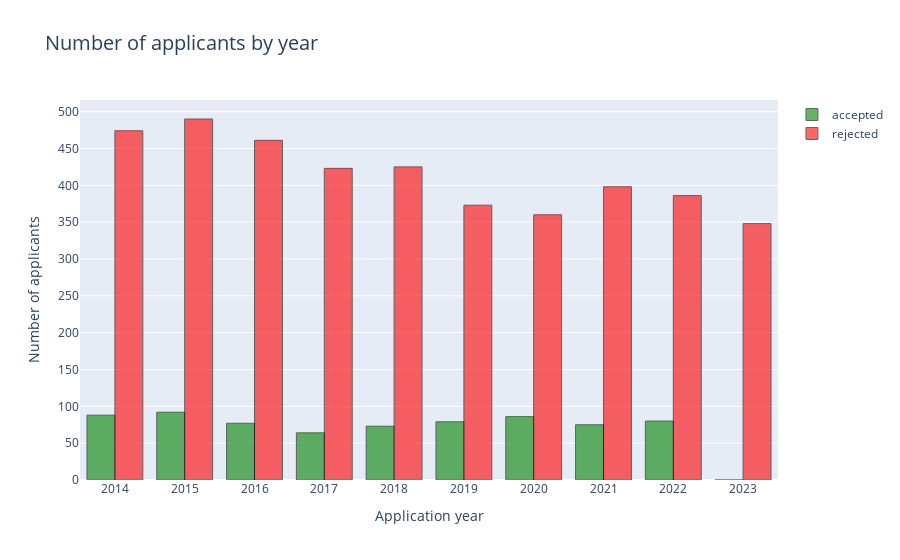

Notebook source saved alongside this figure:
### Code cell
import plotly.graph_objects as go
fig = go.Figure()

fig.add_trace(go.Bar(x=tailored_df['year'], y=tailored_df['yes'], name='accepted', marker_color = 'green'))
fig.add_trace(go.Bar(x=tailored_df['year'], y=tailored_df['no'], name='rejected', marker_color = 'red'))
fig.update_xaxes(title_text='Application year', tickvals = np.arange(2014,2024,1))
fig.update_yaxes(title_text='Number of applicants', tickvals = np.arange(0,700,50))

fig.update_layout(title_text='Number of applicants by year', title_font=dict(size=20))

fig.update_traces(marker_line_color='black', marker_line_width=1, opacity=0.6)

### Figure 1 — Plotly figure (JSON) as saved in the notebook; plotly's stock layout.template omitted (floating-point values rounded to 4 significant figures)
{"data": [{"marker": {"color": "green", "line": {"color": "black", "width": 1}}, "name": "accepted", "opacity": 0.6, "type": "bar", "x": ["2014", "2015", "2016", "2017", "2018", "2019", "2020", "2021", "2022", "2023"], "y": [88, 92, 77, 64, 73, 79, 86, 75, 80, 0]}, {"marker": {"color": "red", "line": {"color": "black", "width": 1}}, "name": "rejected", "opacity": 0.6, "type": "bar", "x": ["2014", "2015", "2016", "2017", "2018", "2019", "2020", "2021", "2022", "2023"], "y": [474, 490, 461, 423, 425, 373, 360, 398, 386, 348]}], "layout": {"title": {"font": {"size": 20}, "text": "Number of applicants by year"}, "xaxis": {"tickvals": [2014, 2015, 2016, 2017, 2018, 2019, 2020, 2021, 2022, 2023], "title": {"text": "Application year"}}, "yaxis": {"tickvals": [0, 50, 100, 150, 200, 250, 300, 350, 400, 450, 500, 550, 600, 650], "title": {"text": "Number of applicants"}}}}
